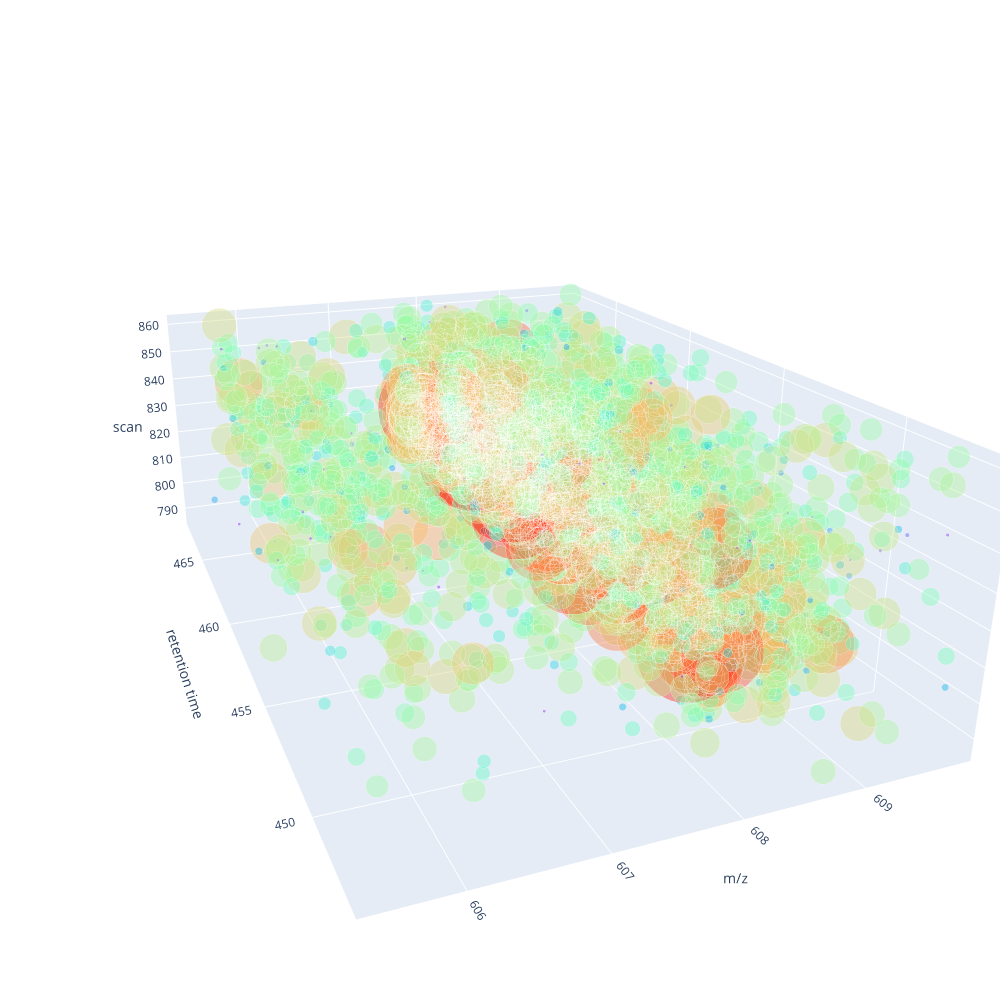

Here is the notebook cell this chart was saved with:
### Code cell
import chart_studio.plotly as py
import plotly.graph_objs as go

traces = []

trace = go.Scatter3d(
    x = ms1_df.mz,
    y = ms1_df.retention_time_secs,
    z = ms1_df.scan,
    mode = 'markers',
    marker = dict(
        line = None,
        size = ms1_colour_df.marker_size,
        color = ms1_colour_df.colour,
        opacity = 0.4
    ),
    text = 'hover',
    hoverinfo = 'text',
    name = "MS1"
)
traces.append((trace))

data = traces
layout = go.Layout(
    autosize=False,
    width=1000,
    height=1000,
    title="Precursor cuboid raw data",
    margin=dict(
        l=0,
        r=0,
        b=0,
        t=0,
        pad=4
    ),
    scene = dict(
        xaxis = dict(
            title='m/z', autorange='reversed'),
        yaxis = dict(
            title='retention time', autorange='reversed'),
        zaxis = dict(
            title='scan'),
        aspectmode = "manual",
        aspectratio = dict( x = 10, y = 15, z = 5),
        camera = dict(
            up=dict(x=0, y=0, z=1),
            center=dict(x=0, y=0, z=0),
            eye=dict(x=8, y=20, z=8)
        )
    )
)
fig = go.Figure(data=data, layout=layout)
iplot(fig)

### Figure 1 — Plotly figure (JSON) as saved in the notebook; plotly's stock layout.template omitted (floating-point values rounded to 4 significant figures; data arrays with more than 128 entries replaced by an {"elided": "..."} marker saying what was removed)
{"data": [{"hoverinfo": "text", "marker": {"color": {"elided": "3262x3 int values"}, "opacity": 0.4, "size": {"elided": "3262 float values"}}, "mode": "markers", "name": "MS1", "text": "hover", "type": "scatter3d", "x": {"elided": "3262 float values"}, "y": {"elided": "3262 float values"}, "z": {"elided": "3262 int values"}}], "layout": {"autosize": false, "height": 1000, "margin": {"b": 0, "l": 0, "pad": 4, "r": 0, "t": 0}, "scene": {"aspectmode": "manual", "aspectratio": {"x": 10, "y": 15, "z": 5}, "camera": {"center": {"x": 0, "y": 0, "z": 0}, "eye": {"x": 8, "y": 20, "z": 8}, "up": {"x": 0, "y": 0, "z": 1}}, "xaxis": {"autorange": "reversed", "title": {"text": "m/z"}}, "yaxis": {"autorange": "reversed", "title": {"text": "retention time"}}, "zaxis": {"title": {"text": "scan"}}}, "title": {"text": "Precursor cuboid raw data"}, "width": 1000}}
